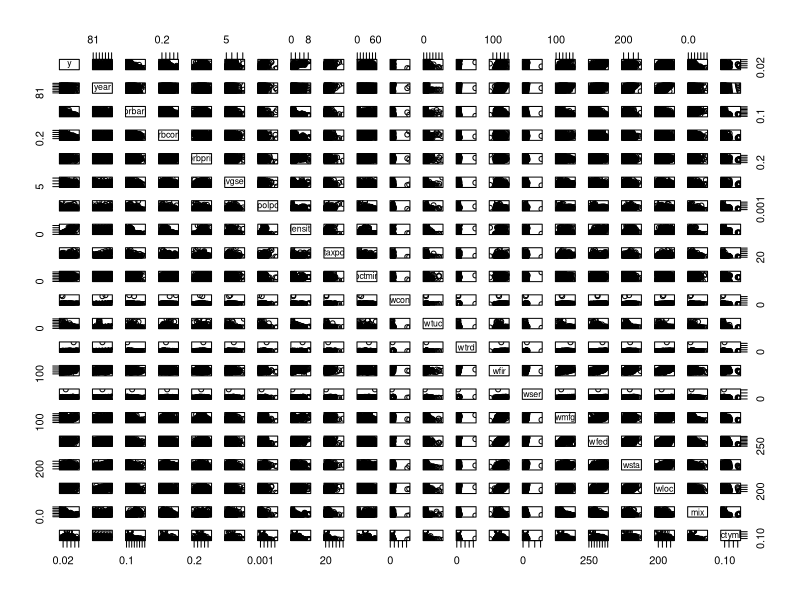
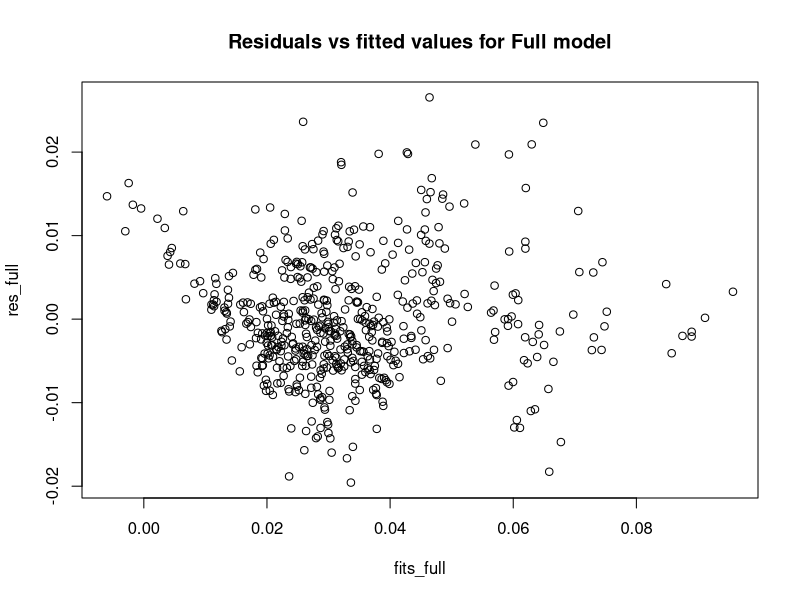
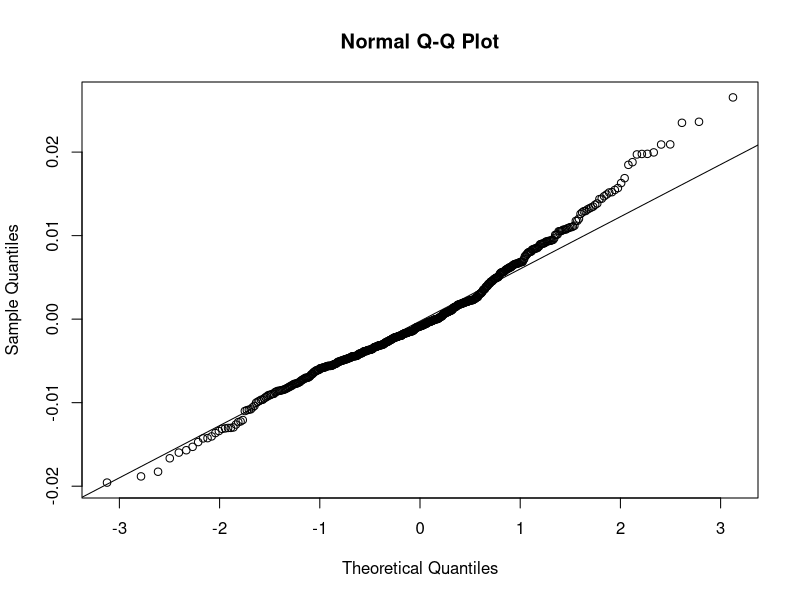
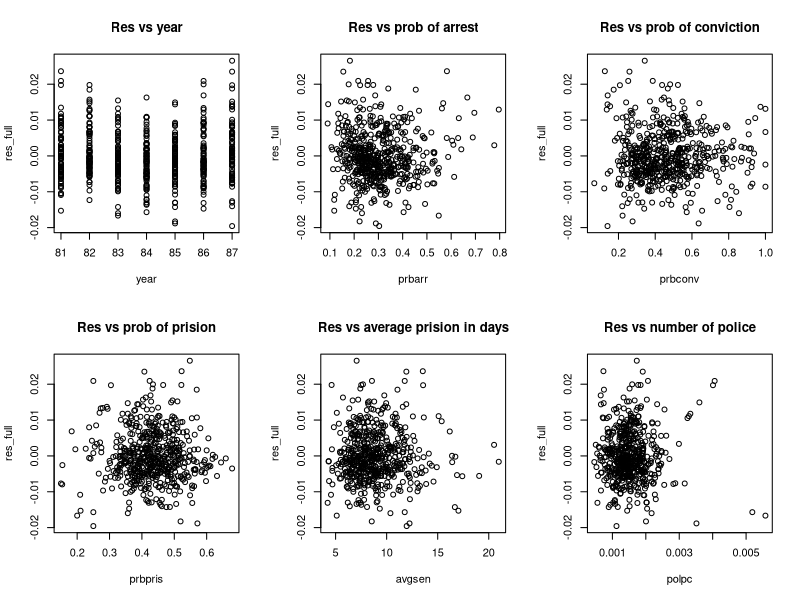
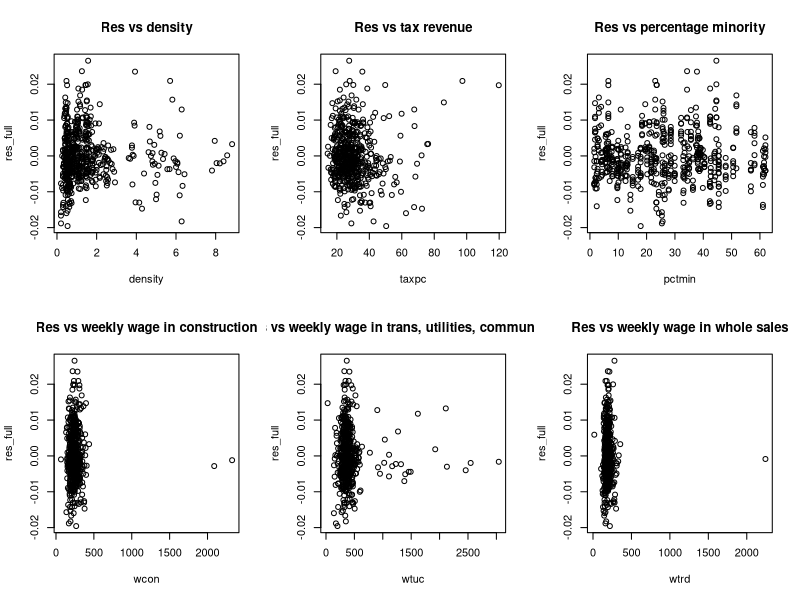
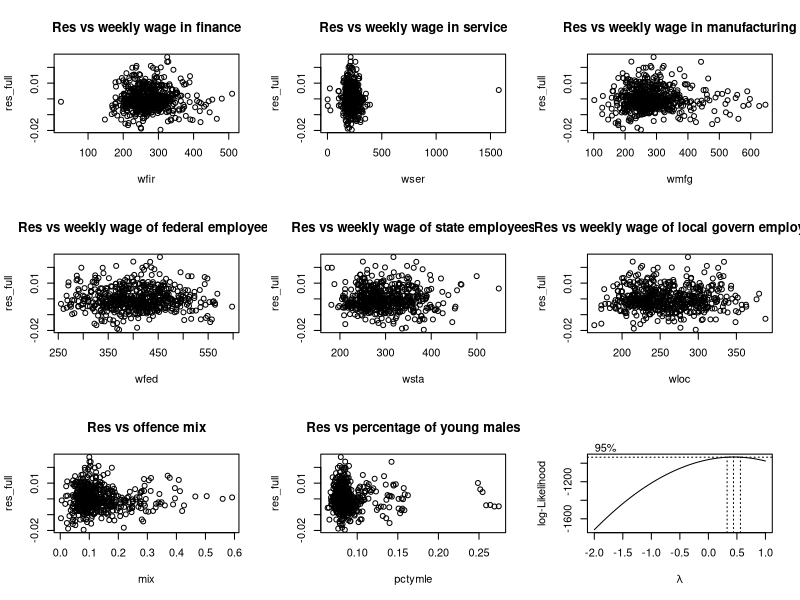
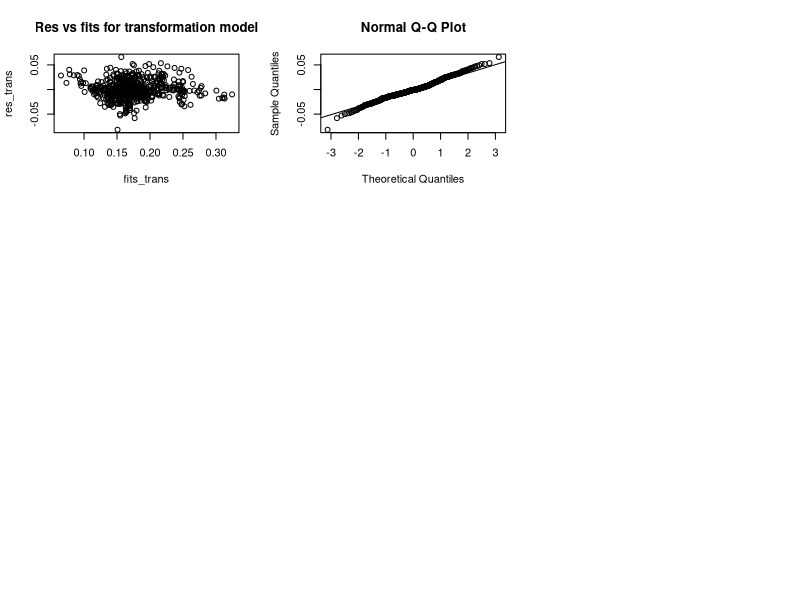

Source code (R) for these figures, in order: (Note: a time limit stopped this script after it produced the figures.)
# preprocessing
library(car)
data = read.csv('Crime.csv', header = T)
names(data)
dim(data)
summary(data)
sum(is.na(data) == TRUE)

# check for invalid observations 
sum(data$prbarr > 1)
sum(data$prbconv > 1)
data = data[-which(data$prbarr >1),]
data = data[-which(data$prbconv >1),]
dim(data)
summary(data)

# define the variables
y = data$crmrte
year = data$year ; prbarr = data$prbarr ; prbconv = data$prbconv ; prbpris = data$prbpris ; avgsen = data$avgsen ; polpc = data$polpc
density = data$density ; taxpc = data$taxpc ; pctmin = data$pctmin ; wcon = data$wcon ; wtuc = data$wtuc ; wtrd = data$wtrd ; wfir = data$wfir ; wser = data$wser 
wmfg = data$wmfg ; wfed = data$wfed ; wsta = data$wsta ; wloc = data$wloc ; mix = data$mix ; pctymle = data$pctymle
pairs(y~ year + prbarr + prbconv + prbpris + avgsen + polpc + density + taxpc + pctmin + wcon + wtuc + wtrd + wfir +
        wser + wmfg + wfed + wsta + wloc + mix + pctymle)
# full model 
full = lm(y~ year + prbarr + prbconv + prbpris + avgsen + polpc + density + taxpc + pctmin + wcon + wtuc + wtrd + wfir +
            wser + wmfg + wfed + wsta + wloc + mix + pctymle)
summary(full)
res_full = full$residuals
fits_full = full$fitted.values
plot(fits_full, res_full, main = 'Residuals vs fitted values for Full model')

# check for normality and constant variance 
qqnorm(res_full)
qqline(res_full)
shapiro.test(res_full)
ncvTest(full)

# chek for multicollinearity 
vif(full)

# plot residuals vs indiviudal regressor to check for any needed transformation
par(mfrow = c(2,3))
plot(year, res_full, main = 'Res vs year')
plot(prbarr, res_full, main = 'Res vs prob of arrest')
plot(prbconv, res_full, main = 'Res vs prob of conviction')
plot(prbpris, res_full, main = 'Res vs prob of prision')
plot(avgsen, res_full, main = 'Res vs average prision in days')
plot(polpc, res_full, main = 'Res vs number of police')

par(mfrow = c(2,3))
plot(density, res_full, main = 'Res vs density')
plot(taxpc, res_full, main = 'Res vs tax revenue')
plot(pctmin, res_full, main = 'Res vs percentage minority')
plot(wcon, res_full, main = 'Res vs weekly wage in construction')
plot(wtuc, res_full, main = 'Res vs weekly wage in trans, utilities, communications')
plot(wtrd, res_full, main = 'Res vs weekly wage in whole sales')

par(mfrow = c(3,3))
plot(wfir, res_full, main = 'Res vs weekly wage in finance')
plot(wser, res_full, main = 'Res vs weekly wage in service')
plot(wmfg, res_full, main = 'Res vs weekly wage in manufacturing')
plot(wfed, res_full, main = 'Res vs weekly wage of federal employees')
plot(wsta, res_full, main = 'Res vs weekly wage of state employees')
plot(wloc, res_full, main = 'Res vs weekly wage of local govern employees')
plot(mix, res_full, main = 'Res vs offence mix')
plot(pctymle, res_full, main = 'Res vs percentage of young males')

# transformation model 
library(MASS)
result = boxcox(y~ year + prbarr + prbconv + prbpris + avgsen + polpc + density + taxpc + pctmin + wcon + wtuc + wtrd + wfir +
                  wser + wmfg + wfed + wsta + wloc + mix + pctymle, lambda = seq(-2,1,by = 0.01))
trans = result$x[result$y == max(result$y)]
trans
new_y = y^0.5
trans_model = lm(new_y~ year + prbarr + prbconv + prbpris + avgsen + polpc + density + taxpc + pctmin + wcon + wtuc + wtrd + wfir +
                   wser + wmfg + wfed + wsta + wloc + mix + pctymle)
summary(trans_model)
res_trans = trans_model$residuals
fits_trans = trans_model$fitted.values
plot(fits_trans, res_trans, main = 'Res vs fits for transformation model')

qqnorm(res_trans)
qqline(res_trans)
shapiro.test(res_trans)
ncvTest(trans_model)
vif(trans_model)
#
############################################################################################### 
# All-possible-regressions
kk=20; n=length(y); y=new_y
models=matrix(F, 2^kk, kk)
dimnames(models)=list(NULL, c('year','prbarr','prbconv','prbpris','avgsen','polpc','density','taxpc','pctmin','wcon','wtuc','wtrd','wfir',
                                'wser','wmfg','wfed','wsta','wloc','mix','pctymle'))
row=0
for (a in c(F,T)){
  for (b in c(F,T)){
    for (c in c(F,T)){
      for (d in c(F,T)){
        for (e in c(F,T)){
          for (f in c(F,T)){
            for(g in c(F,T)){
              for (h in c(F,T)){
                for (i in c(F,T)){
                  for (j in c(F,T)){
                    for (k in c(F,T)){
                      for (l in c(F,T)){
                        for (m in c(F,T)){
                          for (nn in c(F,T)){
                            for (o in c(F,T)){
                              for (pp in c(F,T)){
                                for (q in c(F,T)){
                                  for (t in c(F,T)){
                                    for (x in c(F,T)){
                                      for (z in c(F,T)){
                                      
            
            row=row+1
            models[row, ]=c(a, b, c, d, e, f, g, h, i, j, k, l, m, nn, o, pp, q, t, x, z)
                                          }
                                         }
                                        }
                                      }
                                    }                   
                                  }
                                 }
                               }
                              }
                            }
                           }
                          }
                        }
                      }
                    }
                  }
                 }
               }
              }
             }


# look at first few rows
models[1:4, ]

# set up a matrix to hold the results, and compute the estimate of sigma^2
# for the full model (neede for Cp)
results=matrix(NA, 2^kk, 8)
dimnames(results)=list(NULL, c('p', 'R2', 'R2.adj', 'MSE', 'PRESS', 'AIC', 'BIC', 'Cp'))

# MSE for the full model
x = cbind(1,year,prbarr, prbconv, prbpris, avgsen, polpc, density, taxpc, pctmin, wcon, wtuc, wtrd, wfir, wser, wmfg, wfed, wsta, wloc, mix, pctymle )
MSE.full=(summary(trans_model)$sigma)^2

# fit all possible models
for (i in 1:(2^kk)){
  # pull out the ith row of models and append T for the intercept
  which=c(T,models[i,])
  # fit the model and compute the fit measures
  tmp=lm(y~x[,which]-1)
  p=sum(which)
  SST=(n-1)*var(y)
  MST=var(y)
  SSE=sum(tmp$residuals^2)
  MSE=SSE/(n-p)
  R2=1-SSE/SST
  R2.adj=1-MSE/MST
  hat=x[,which]%*%solve(t(x[,which])%*%x[,which])%*%t(x[,which])
  hi=diag(hat)
  res.PRESS=tmp$residuals/(1-hi)
  PRESS=sum(res.PRESS^2)
  AIC=n*log(SSE/n)+2*p
  BIC=n*log(SSE/n)+p*log(n)
  Cp=(SSE/MSE.full)-(n-2*p)
  
  # save the results
  results[i,1]=p
  results[i,2]=R2
  results[i,3]=R2.adj
  results[i,4]=MSE
  results[i,5]=PRESS
  results[i,6]=AIC
  results[i,7]=BIC
  results[i,8]=Cp
}

results

# summarize the results
p=results[,1]
R2=results[,2]
R2.adj=results[,3]
MSE=results[,4]
PRESS=results[,5]
AIC=results[,6]
BIC=results[,7]
Cp=results[,8]

# model with best R2.adj
index1=R2.adj==max(R2.adj)
(1:2^kk)[index1]
models[index1,]
which(models[index1,] == TRUE)
# model with best MSE
index2=MSE==min(MSE)
(1:2^kk)[index2]
models[index2,]
which(models[index2,] == TRUE)

# model with best PRESS
index3=PRESS==min(PRESS)
(1:2^kk)[index3]
models[index3,]
which(models[index3,] == TRUE)

# model with best AIC
index4=AIC==min(AIC)
(1:2^kk)[index4]
models[index4,]
which(models[index4,] == TRUE)

# model with best BIC
index5=BIC==min(BIC)
(1:2^kk)[index5]
models[index5,]
which(models[index5,] == TRUE)

# model with best Cp
index6=Cp==min(Cp)
(1:2^kk)[index6]
models[index6,]
which(models[index6,] == TRUE)
###############################################################################################

forw=step(lm(new_y~year + prbarr + prbconv + prbpris + avgsen + polpc + density + taxpc + pctmin + wcon + wtuc + wtrd + wfir +
               wser + wmfg + wfed + wsta + wloc + mix + pctymle), direction='forward')
summary(forw)

back=step(lm(new_y~year + prbarr + prbconv + prbpris + avgsen + polpc + density + taxpc + pctmin + wcon + wtuc + wtrd + wfir +
               wser + wmfg + wfed + wsta + wloc + mix + pctymle), direction='backward')
summary(back)

step=step(lm(new_y~year + prbarr + prbconv + prbpris + avgsen + polpc + density + taxpc + pctmin + wcon + wtuc + wtrd + wfir +
               wser + wmfg + wfed + wsta + wloc + mix + pctymle), direction='both')
summary(step)

## summarize the best models
# R2.adj, MSE
models[1046558,]
results[1046558,]
# PRESS, AIC, Cp, step, back
models[981022,]
results[981022,]
# BIC
models[948254,]
results[948254,]

# final model
#final=lm(new_y~ year + prbarr + prbconv + avgsen + polpc + density + taxpc + pctmin + wfir + wser + wfed + wsta + wloc + pctymle)
final=lm(new_y~ year + prbarr + prbconv + avgsen+ polpc + density + taxpc + pctmin+ wfed +  wsta + wloc + pctymle)
summary(final)

# plots 
final_res = final$residuals
final_fits = final$fitted.values
plot(final_fits, final_res, main = 'Residuals vs fitted values for final model')

# check for normality and constant variance
qqnorm(final_res)
qqline(final_res)
shapiro.test(final_res)
library(lmtest)
ncvTest(final)
bptest(final)

# check for multicollinearity
vif(final)

# Investigating outliers
# residual analysis
X=cbind(1,year,prbarr,prbconv,avgsen,polpc,density,taxpc,pctmin,wfir,wser,wfed,wsta,wloc,pctymle)

hat=X%*%solve(t(X)%*%X)%*%t(X)
lev=diag(hat)
press=final_res/(1-lev)

par(mfrow=c(2,2))
plot(final_res, press)
plot(final_res, lev); abline(h=2*14/n)
plot(final, which = 4)

cooks.distance(final)[1:10]
sum(cooks.distance(final) >1)
